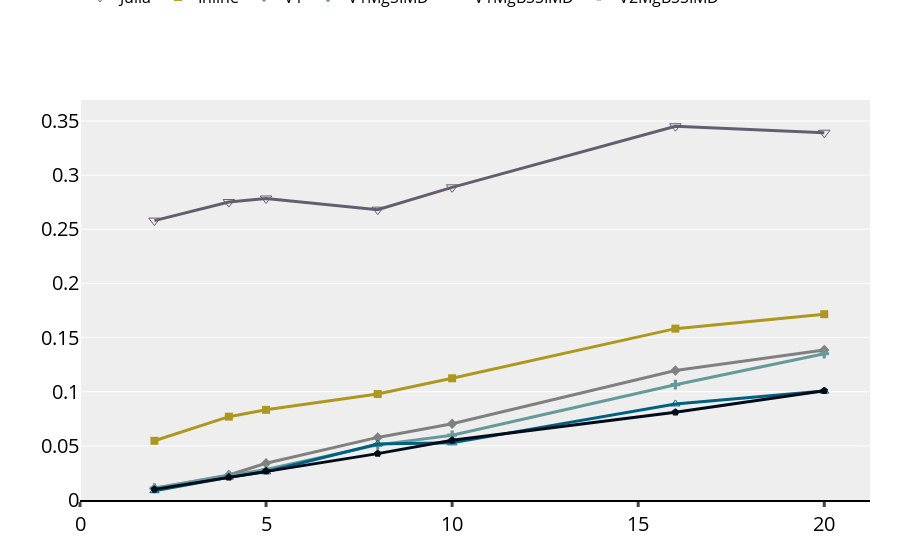

Notebook code cell kept with this figure:
### Code cell
fig = go.Figure()

runtime_func = ['Inline', 'V1', 'V1MgSIMD',  'V1MgBSSIMD', 'V2MgBSSIMD']
# func_alias = ['Baseline', 'Inline', 'Inline+simd', 'Vec', 'VecMg', 'VecMgSIMD', 'VecMgSIMDcsum', 'VecMgRand', 'VecMgRandSIMD', 'VecMgSearch', 'VecMgSearchSIMD', 'VecStructMg','VecStructMgSIMD']
colors = ['#e1cc55', '#ad981f',  '#808080', '#669999',  '#006080', '#000b1a']
julia_same=julia_df.loc[julia_df['V']==5000]
fig.add_trace(go.Scatter(x=julia_same['E/V'], y=julia_same["runtime"],  name=f"Julia",
                            mode='lines+markers', marker=dict(symbol=marker_symbols[13],size=10),
                            line=dict(color='#665c70', width=3)))
for j, func in enumerate(runtime_func):
    same = res.loc[(res['function']==func)&(res['V']==5000)]
    fig.add_trace(go.Scatter(x=same['E/V'], y=same["runtime"], name=f"{func}",
                            mode='lines+markers', marker=dict(symbol=marker_symbols[j+1],size=8),
                            line=dict(color=colors[j+1], width=3)))
legend_font=dict(size=16,color='#000000')
fig.update_layout(#title=dict(text="Performance [intops/cycle] vs. Average Degree", font=default_font),
                  xaxis=dict(showline=True, showgrid=False, rangemode="tozero",nticks=6,
                             linecolor='rgb(0, 0, 0)', linewidth=2,
                             tickwidth=3, tickfont=num_font, ticks='outside'),
                  yaxis=dict(tickfont=num_font, zeroline=False, showticklabels=True, rangemode="tozero",nticks=8,
                             showline=False),
                  showlegend=True, legend=dict(font=legend_font, orientation='h', valign='top', x=0, y=1.3, 
                                               yanchor='top',xanchor='left'),
                  margin=dict(autoexpand=False, l=80, r=30, t=100,b=60),
                  plot_bgcolor="#eeeeee"
                  )
fig.show()
fig.write_image("runtime_v5000.pdf")

### Figure 1 — Plotly figure (JSON) as saved in the notebook; plotly's stock layout.template omitted (floating-point values rounded to 4 significant figures)
{"data": [{"line": {"color": "#665c70", "width": 3}, "marker": {"size": 10, "symbol": "triangle-down-open"}, "mode": "lines+markers", "name": "Julia", "type": "scatter", "x": [2, 4, 5, 8, 10, 16, 20], "y": [0.258, 0.2752, 0.2784, 0.2681, 0.2888, 0.3452, 0.3392]}, {"line": {"color": "#ad981f", "width": 3}, "marker": {"size": 8, "symbol": "square"}, "mode": "lines+markers", "name": "Inline", "type": "scatter", "x": [2, 4, 5, 8, 10, 16, 20], "y": ["0.054672", "0.076958", "0.0832652", "0.0978502", "0.112405", "0.158244", "0.171585"]}, {"line": {"color": "#808080", "width": 3}, "marker": {"size": 8, "symbol": "diamond"}, "mode": "lines+markers", "name": "V1", "type": "scatter", "x": [2, 4, 5, 8, 10, 16, 20], "y": ["0.0105257", "0.0230774", "0.0339318", "0.0578026", "0.0703763", "0.119538", "0.138489"]}, {"line": {"color": "#669999", "width": 3}, "marker": {"size": 8, "symbol": "cross"}, "mode": "lines+markers", "name": "V1MgSIMD", "type": "scatter", "x": [2, 4, 5, 8, 10, 16, 20], "y": ["0.0110384", "0.0225584", "0.0281399", "0.0509088", "0.0598247", "0.106511", "0.135082"]}, {"line": {"color": "#006080", "width": 3}, "marker": {"size": 8, "symbol": "triangle-up-open"}, "mode": "lines+markers", "name": "V1MgBSSIMD", "type": "scatter", "x": [2, 4, 5, 8, 10, 16, 20], "y": ["0.00859315", "0.0210866", "0.026052", "0.0517238", "0.052755", "0.0887211", "0.100585"]}, {"line": {"color": "#000b1a", "width": 3}, "marker": {"size": 8, "symbol": "pentagon"}, "mode": "lines+markers", "name": "V2MgBSSIMD", "type": "scatter", "x": [2, 4, 5, 8, 10, 16, 20], "y": ["0.00981931", "0.0209795", "0.0267717", "0.0428303", "0.0550996", "0.0810923", "0.100934"]}], "layout": {"legend": {"font": {"color": "#000000", "size": 16}, "orientation": "h", "valign": "top", "x": 0, "xanchor": "left", "y": 1.3, "yanchor": "top"}, "margin": {"autoexpand": false, "b": 60, "l": 80, "r": 30, "t": 100}, "plot_bgcolor": "#eeeeee", "showlegend": true, "xaxis": {"linecolor": "rgb(0, 0, 0)", "linewidth": 2, "nticks": 6, "rangemode": "tozero", "showgrid": false, "showline": true, "tickfont": {"color": "#000000", "size": 20}, "ticks": "outside", "tickwidth": 3}, "yaxis": {"nticks": 8, "rangemode": "tozero", "showline": false, "showticklabels": true, "tickfont": {"color": "#000000", "size": 20}, "zeroline": false}}}
